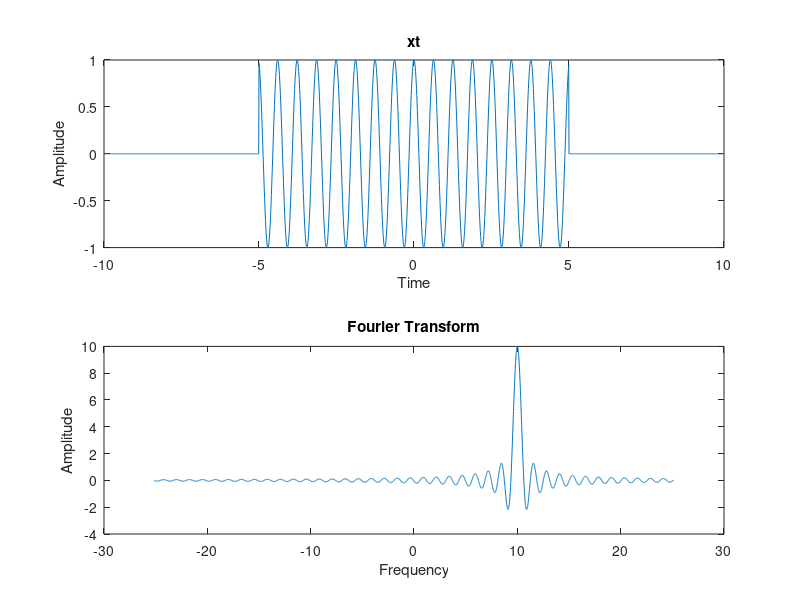

Reproduce this figure in MATLAB.
clc;
clear all;
close all;
w=10;
A=1;
t=-10:0.01:10;
t0=exp(j*10*t);
xt=A*rectpuls(t,w).*t0;
subplot(2,1,1);
plot(t,xt);
xlabel('Time');
ylabel('Amplitude');
title('xt');
w=-8*pi:0.01:8*pi;
for i=1:length(w)
    xw(i)=trapz(t,xt.*exp(-j*w(i).*t));
end
subplot(2,1,2);
plot(w,xw);
title('Fourier Transform');
xlabel('Frequency');
ylabel('Amplitude');